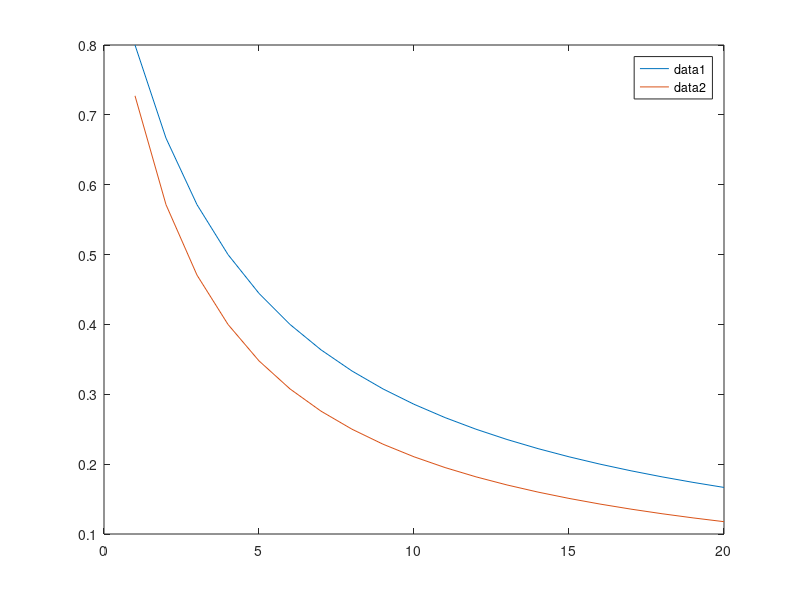
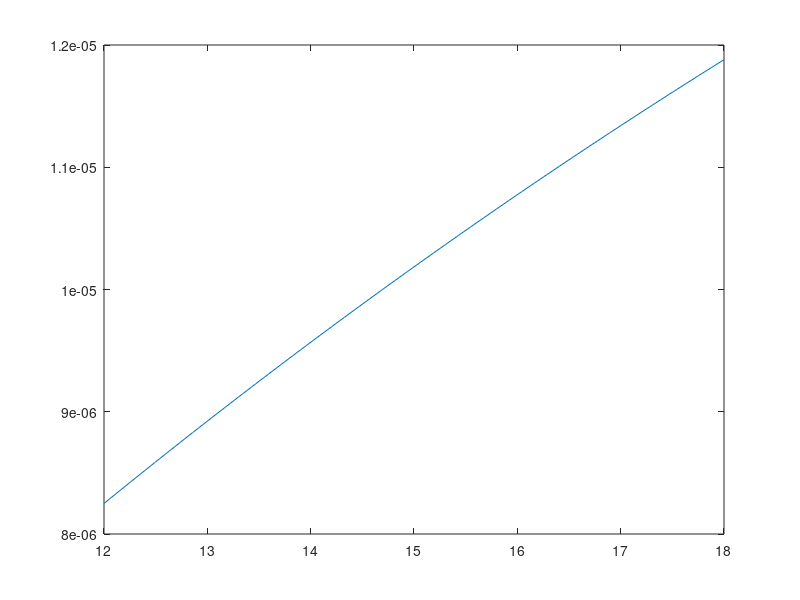
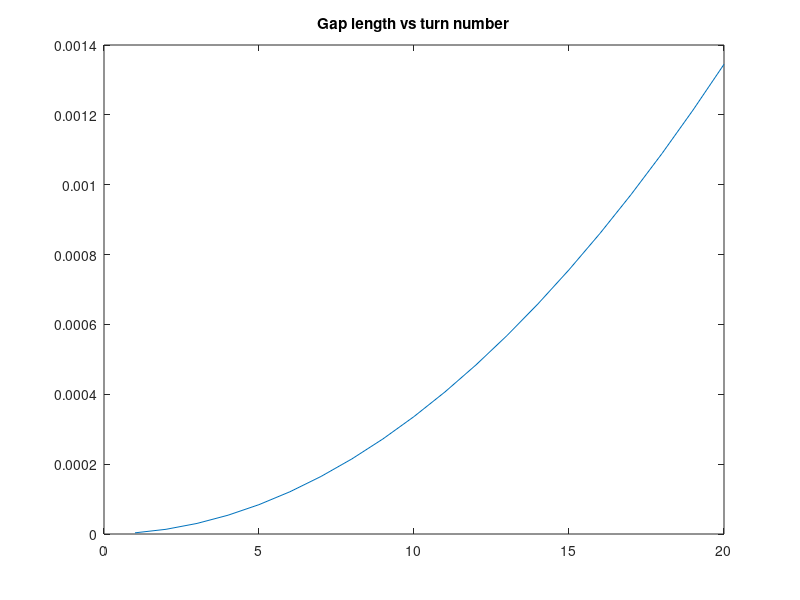
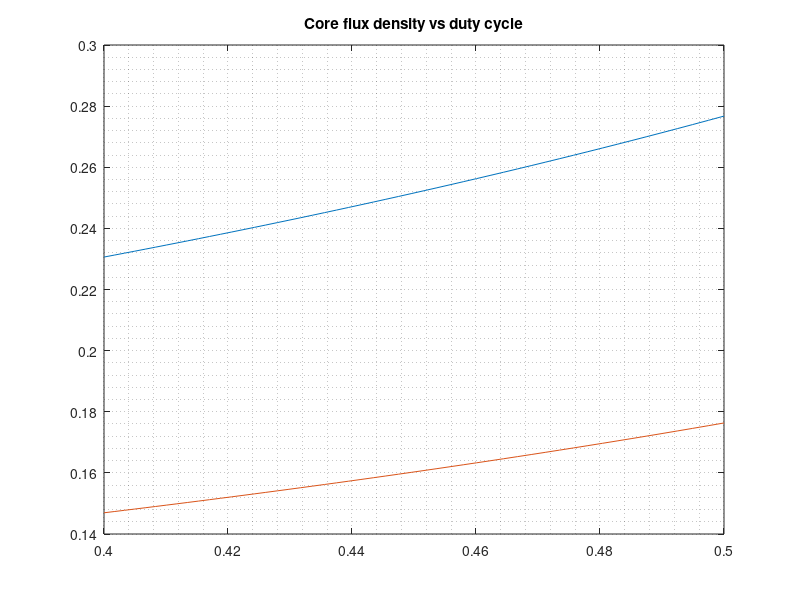

MATLAB code for these plots, in order:
close all
clear 
%%
% Specify project requirements

Vimax = 18;
Vimin = 12;
Vo = 48;
Po = 48;

% Choose an estimated efficiency
eff_est = 0.88;
% Choose transformer current ripple ratio
ripple_ratio = 0.40;

%% Duty Range vs Turns Ratio
% We observe the effect of turns ratio on the duty range of our converter
% given the input and output voltage range

% We sweep N2/N1 between 1 and 20
N = linspace(1,20,20);

Dmax_vec = zeros(1,20);
Dmin_vec = zeros(1,20);

% Calculate min and max duty values for all N values
for i=1:20
    d1 = ((1/N(i)) * (Vo/Vimin))./(1+(1/N(i)) * (Vo/Vimin));
    d2 = ((1/N(i)) * (Vo/Vimax))./(1+(1/N(i)) * (Vo/Vimax));
    dmax = max(d1,d2);
    dmin = min(d1,d2);
    Dmax_vec(i) = dmax;
    Dmin_vec(i) = dmin;
end

figure;
plot(N,Dmax_vec);
hold on
plot(N,Dmin_vec);
hold on
legend
hold off

%% Determine Lm
clear dmin dmax Dmin_vec Dmax_vec d1 d2 i N
Vin_vec = linspace(12, 18, 50);

% Choose max duty as 0.5, calculate N
Dmax = 0.5;
N = (Vo/Vimin)*(1-Dmax)/Dmax; % N2/N1 = 4
% Duty range is between 0.4 & 0.5
D_vec = (Vo./(Vin_vec*N))./(1+Vo./(Vin_vec*N));

% Choose switching frequency
fs = 2e5; % 200kHz

% Determine the transformer current ripple
Pin = Po/eff_est;
I_in_avg = Pin./Vin_vec;
I_Lm_avg = I_in_avg./D_vec;
Delta_I_Lm_vec = I_Lm_avg.*ripple_ratio;

Lmvec = zeros(1,50);

% Find required Lm for different input voltages
for i=1:50
    Lmvec(i) = (Vin_vec(i)*D_vec(i))/(fs*Delta_I_Lm_vec(i));
end

figure;
plot(Vin_vec, Lmvec);

% Choose Lm as 12uH to satisfy ripple ratio requirement for all inputs
Lm = 12e-6;

%% Choose Gap Length and Turn Number
% https://www.ferroxcube.com/upload/media/product/file/Pr_ds/E30_15_7.pdf

% TO DO: Add core reluctance to the gap reluctance for further calculations

% Permeability of air
mu0 = 4*pi*1e-7;

% Define core parameters
A = 30.80e-3;
B = 19.50e-3;
C = 7.20e-3;
D = 15e-3;
F = 7.30e-3;
E = 9.3e-3;

% Calculate areas from core parameters
Asmall = F*(A-B)/2;
Alarge = C*F;

% Sweep primary turn numbers and calculate other parameters
turns_pri_vec = linspace(1, 20, 20);
reluctance_vec = (turns_pri_vec.^2)./Lm;
gap_interval_vec = reluctance_vec.*(2*mu0*Asmall*Alarge)./(Alarge+2*Asmall);

fig = figure;
plot(turns_pri_vec, gap_interval_vec)
title("Gap length vs turn number")
figure;
plot(turns_pri_vec, reluctance_vec)
grid on

%exportgraphics(fig, "deneme.pdf")

% Choose a gap value (A4 width = 0.1mm), corresponds to 9 turns
reluctance = 6750000 ;
gap = 0.2723e-3;
N_pri = 9;

%% AWG
% Determine Cable Length and Type
cu_resistivity = 1.68e-8;
skin_depth = sqrt(cu_resistivity/(pi*fs*mu0*1)) ; % in meters

strand_section = pi*skin_depth^2*1e6 ; % 0.0668 mm^2 nearly 29 AWG

risk_factor = 0.75;

% TO DO: I_in should be RMS
strand_pri = max(I_in_avg)/(0.182*risk_factor); % 29 AWG current rating 0.182 A
strand_sec = (Po/Vo)/(0.182*risk_factor) ; % 29 AWG current rating 0.182 A
% Determine Cable Length and Type

% Set cable diameters:

primary_parallel = strand_pri; % how many parallel cables there are 
primary_cable_diameter =  0.28702e-3;
primary_cable_count = N_pri*primary_parallel;

secondary_parallel = strand_sec; % how many parallel cables there are 
secondary_cable_diameter = 0.28702e-3;
secondary_cable_count = N_pri*N*secondary_parallel;

total_cable_area = pi*(primary_cable_diameter/2)^2*primary_cable_count +  pi*(secondary_cable_diameter/2)^2*secondary_cable_count;

window_area = ((B-C)/2)*2*E;
fill_factor_awg = total_cable_area/window_area;



%% Litz
% Determine Cable Length and Type

% Set cable diameters:
primary_parallel = 1; % how many parallel cables there are 
primary_cable_diameter = 1.8e-3;
primary_cable_count = N_pri*primary_parallel;

secondary_parallel = 2; % how many parallel cables there are 
secondary_cable_diameter = 0.9e-3;
secondary_cable_count = N_pri*N*secondary_parallel;

% https://www.elektrisola.com/en/Litz-Wire/Info
litz_packing_factor = 1.28 ;
total_cable_area = pi*(primary_cable_diameter/2)^2*primary_cable_count +  pi*(secondary_cable_diameter/2)^2*secondary_cable_count;
% total_cable_area = litz_packing_factor*total_cable_area;

window_area = ((B-C)/2)*2*E;
fill_factor_litz = total_cable_area/window_area;

% TO DO: winding configuration sec/2 : pri : sec/2

%% Determine Max B
I_pri_peak = I_Lm_avg+I_Lm_avg.*ripple_ratio./2;
Phi = (N_pri.*(I_pri_peak))./reluctance;
B_field_sides = (Phi)./((A-B)*F); % side gap
B_field_center = (Phi)./(C*F); % center gap


plot(D_vec, B_field_center)
title("Core flux density vs duty cycle")
hold on
plot(D_vec,B_field_sides)
grid minor

%% Power Loss

% Core Loss
% https://elnamagnetics.com/wp-content/uploads/library/Ferroxcube-Materials/3C94_Material_Specification.pdf

% Coefficients (with 95% confidence bounds):
p1 =   8.892e-05;
p2 =     0.01501;
p3 =      -0.775;
p4 =       17.63;

P_density_center = p1.*(B_field_center.*1000.*ripple_ratio).^3 + p2.*(B_field_center.*1000.*ripple_ratio).^2 + p3.*(B_field_center.*1000.*ripple_ratio) + p4; % mT -> kW per m^3
P_center = P_density_center.*(C*D*F*2)*1000 ;% core center volume

P_density_sides = p1.*(B_field_sides.*1000.*ripple_ratio).^3 + p2.*(B_field_sides.*1000.*ripple_ratio).^2 + p3.*(B_field_sides.*1000.*ripple_ratio) + p4; % mT -> kW per m^3
P_sides = P_density_sides.*(((A-B)*F*2*D)+((B-C)*(D-E)*F*2))*1000 ;  % core center volume

P_core = (P_center + P_sides)*2 ; % an error margin of 200 % is given

% Copper Loss for litz wire
% AC losses proximity and skin effect can be ignored
% Length of the wires is estimated from the middle radius

end_winding_pri = 0.265;
end_winding_sec = 0.080;

lenght_pri = primary_cable_count*(2*(C+0.005+primary_cable_diameter/2)+2*(F+0.005+primary_cable_diameter/2));
lenght_sec = secondary_cable_count*(((A+B)/2*2)+(5e-3+F)*2) ;

R_meas_pri = 18e-3;
R_pri = (cu_resistivity*lenght_pri)/(primary_parallel*pi*(primary_cable_diameter/2)^2*primary_parallel/litz_packing_factor);
R_pri = R_meas_pri*lenght_pri/(lenght_pri+end_winding_pri);

R_meas_sec = 102e-3;
R_sec = (cu_resistivity*lenght_sec)/(secondary_parallel*pi*(secondary_cable_diameter/2)^2*secondary_parallel/litz_packing_factor);
R_sec = (R_meas_sec*lenght_sec/secondary_parallel)/(lenght_sec/secondary_parallel+end_winding_sec)

P_cu_pri = R_pri*5.3*5.3;
P_cu_sec = R_sec*1.45*1.45;

P_cu_total = P_cu_pri + P_cu_sec ;

% https://downloads.hindawi.com/archive/2012/635715.pdf
L_leak = (mu0*N_pri^2*((0.00016)*2+((B-C)/2))*(F*E+D*(C+2*(((B-C)/2)))))/(3*2^2*E^2);
